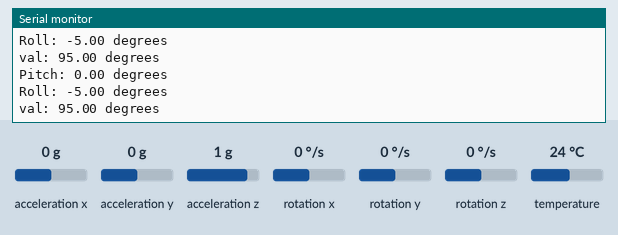
A sketch run on a simulated Arduino Leonardo, built with avr-gcc and run on an emulated ATmega32U4. Shown: the last lines printed to the serial monitor. The inputs (shaded band) are chosen by the test bench; at power-on: acceleration x 0 g, acceleration y 0 g, acceleration z 1 g, rotation x 0 °/s, rotation y 0 °/s, rotation z 0 °/s, temperature 24 °C.

Above: at 1.3 s.
1.4 s: acceleration x set to -1.4 g
At 2.0 s:
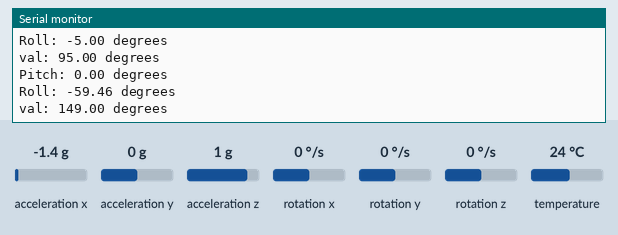
2.9 s: acceleration y set to -1.4 g
At 3.6 s:
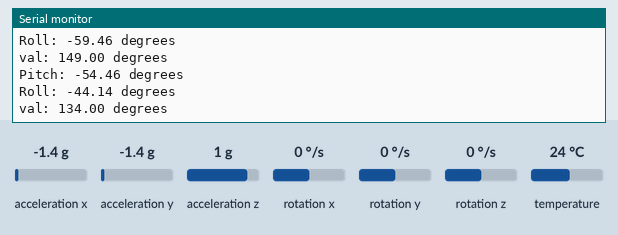
4.4 s: acceleration z set to -1.4 g
At 5.1 s:
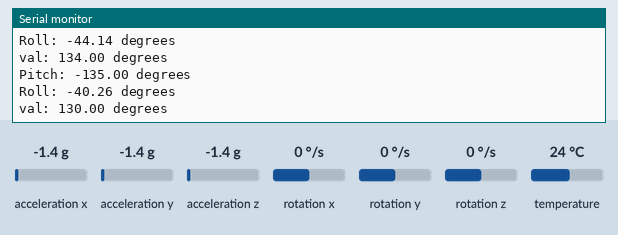
Timing chart, 0 to 7.4 s (numbered marks = the images above; inputs shaded):
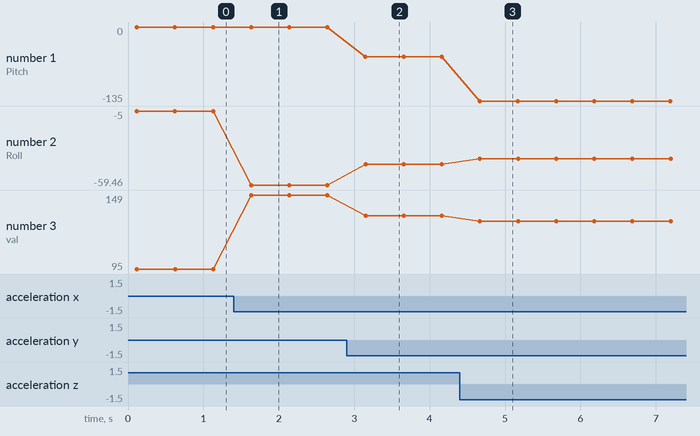

The sketch:

pitch_roll.ino
```cpp
// Basic demo for accelerometer readings from Adafruit MPU6050

#include <Adafruit_MPU6050.h>
#include <Adafruit_Sensor.h>
#include <Wire.h>

Adafruit_MPU6050 mpu;

float pitch = 0.0f;
float roll = 0.0f;
void setup(void) {
  Serial.begin(115200);
  while (!Serial)
    delay(10);  // will pause Zero, Leonardo, etc until serial console opens

  Serial.println("Adafruit MPU6050 test!");

  // Try to initialize!
  if (!mpu.begin()) {
    Serial.println("Failed to find MPU6050 chip");
    while (1) {
      delay(10);
    }
  }
  Serial.println("MPU6050 Found!");

  mpu.setAccelerometerRange(MPU6050_RANGE_8_G);
  Serial.print("Accelerometer range set to: ");
  switch (mpu.getAccelerometerRange()) {
    case MPU6050_RANGE_2_G:
      Serial.println("+-2G");
      break;
    case MPU6050_RANGE_4_G:
      Serial.println("+-4G");
      break;
    case MPU6050_RANGE_8_G:
      Serial.println("+-8G");
      break;
    case MPU6050_RANGE_16_G:
      Serial.println("+-16G");
      break;
  }
  mpu.setGyroRange(MPU6050_RANGE_500_DEG);
  Serial.print("Gyro range set to: ");
  switch (mpu.getGyroRange()) {
    case MPU6050_RANGE_250_DEG:
      Serial.println("+- 250 deg/s");
      break;
    case MPU6050_RANGE_500_DEG:
      Serial.println("+- 500 deg/s");
      break;
    case MPU6050_RANGE_1000_DEG:
      Serial.println("+- 1000 deg/s");
      break;
    case MPU6050_RANGE_2000_DEG:
      Serial.println("+- 2000 deg/s");
      break;
  }

  mpu.setFilterBandwidth(MPU6050_BAND_21_HZ);
  Serial.print("Filter bandwidth set to: ");
  switch (mpu.getFilterBandwidth()) {
    case MPU6050_BAND_260_HZ:
      Serial.println("260 Hz");
      break;
    case MPU6050_BAND_184_HZ:
      Serial.println("184 Hz");
      break;
    case MPU6050_BAND_94_HZ:
      Serial.println("94 Hz");
      break;
    case MPU6050_BAND_44_HZ:
      Serial.println("44 Hz");
      break;
    case MPU6050_BAND_21_HZ:
      Serial.println("21 Hz");
      break;
    case MPU6050_BAND_10_HZ:
      Serial.println("10 Hz");
      break;
    case MPU6050_BAND_5_HZ:
      Serial.println("5 Hz");
      break;
  }

  Serial.println("");
  delay(100);
}

void loop() {

  /* Get new sensor events with the readings */
  sensors_event_t a, g, temp;
  mpu.getEvent(&a, &g, &temp);

  pitch = atan2(a.acceleration.y, a.acceleration.z) * 180.0f / PI;
  roll = atan2(a.acceleration.x, sqrt(a.acceleration.y * a.acceleration.y + a.acceleration.z * a.acceleration.z)) * 180.0f / PI;
  roll = roll-5;
  float val = map(roll, 90, -90, 0, 180);
  // Print out the calculated angles
  Serial.print("Pitch: ");
  Serial.print(pitch);
  Serial.println(" degrees");

  Serial.print("Roll: ");
  Serial.print(roll);
  Serial.println(" degrees");

  Serial.print("val: ");
  Serial.print(val);
  Serial.println(" degrees");
  Serial.println("");
  delay(500);
}
```

Measured:
- after the input at 1.4 s, the serial monitor: prints a new line after 0.23 s (image 1)
- after the input at 2.9 s, the serial monitor: prints a new line after 0.25 s (image 2)
- after the input at 4.4 s, the serial monitor: prints a new line after 0.27 s (image 3)
- plotted number 1: 0 → -54.46 after the input at 2.9 s, -54.46 → -135 after the input at 4.4 s
- plotted number 2: -5 → -59.46 after the input at 1.4 s, -59.46 → -44.14 after the input at 2.9 s, -44.14 → -40.26 after the input at 4.4 s
- plotted number 3: 95 → 149 after the input at 1.4 s, 149 → 134 after the input at 2.9 s, 134 → 130 after the input at 4.4 s
